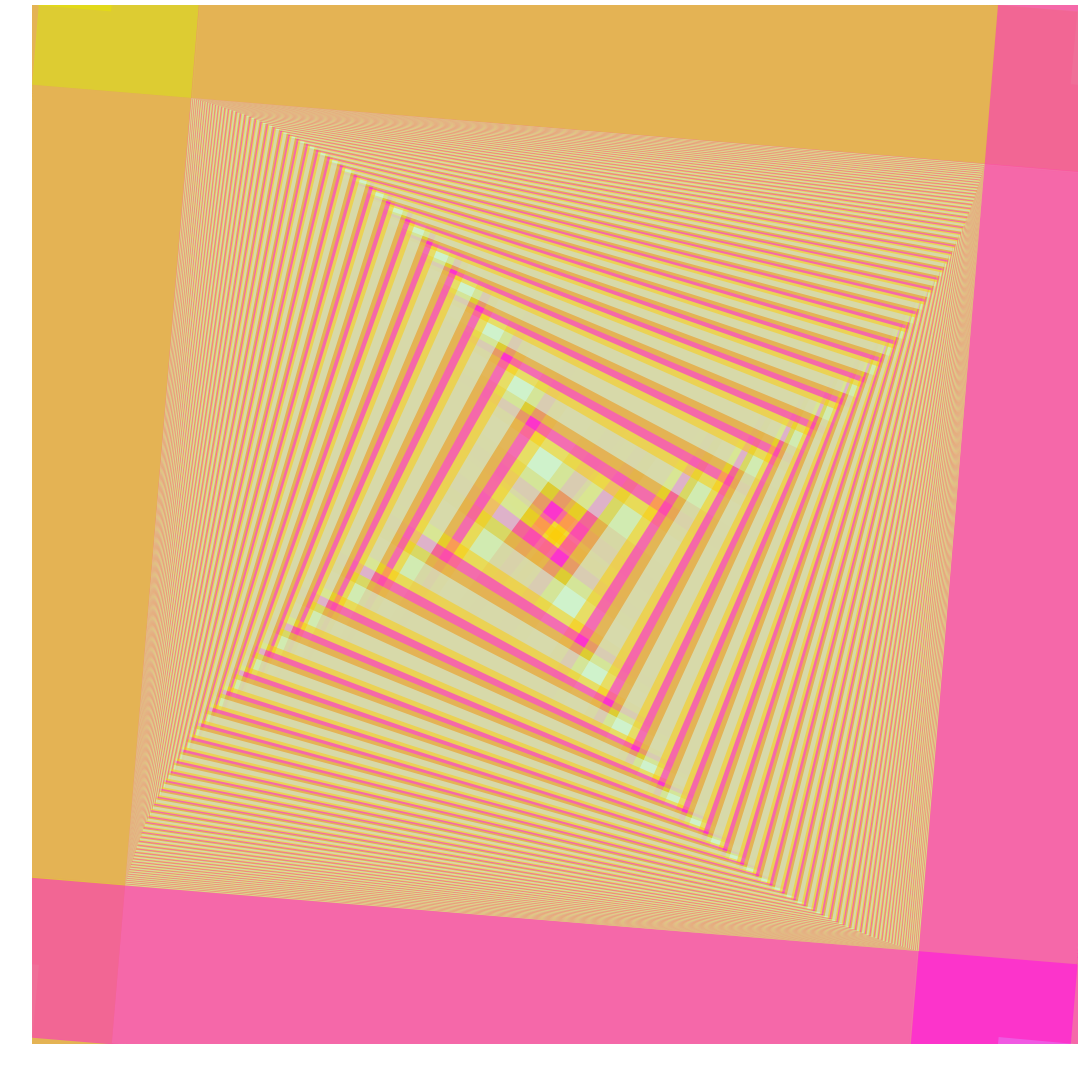

Recreate this plot in Python.
import numpy as np
import pylab as pl
from matplotlib import collections  as mc
import matplotlib
import random


#lines = [[(0, 1), (1, 1)], [(2, 3), (3, 3)], [(1, 2), (1, 3)]]
#c = np.array([(0, 0, 0, 1), (0, 1, 0, 1), (0, 0, 1, 1)])

lines = [[(0,0),(1,0)]]
c = np.array([(0.58,0,0.83,1)]) # purple
random.shuffle(c[0])
c[0][3] = .5
CC = c
c = np.array([(0,0,1,1)]) # blue
random.shuffle(c[0])
c[0][3] = .5
CC = np.append(CC, c, axis=0)
c = np.array([(0,1,.8,1)]) # green
random.shuffle(c[0])
c[0][3] = .5
CC = np.append(CC, c, axis=0)
c = np.array([(1,1,.8,1)]) # yellow
random.shuffle(c[0])
c[0][3] = .5
CC = np.append(CC, c, axis=0)
c = np.array([(1,0,.8,1)]) # red
random.shuffle(c[0])
c[0][3] = .5
CC = np.append(CC, c, axis=0)

#lines = [[(0,0),(1,0)]]
#c = np.array([(0.58,0,0.83,1)]) # purple
#CC = c
#c = np.array([(0,0,1,1)]) # blue
#CC = np.append(CC, c, axis=0)
#c = np.array([(0,1,0,1)]) # green
#CC = np.append(CC, c, axis=0)
#c = np.array([(1,1,0,1)]) # yellow
#CC = np.append(CC, c, axis=0)
#c = np.array([(1,0,0,1)]) # red
#CC = np.append(CC, c, axis=0)

CCC = [CC[0]]
cCounter = 0

def lineDraw(x1, y1, x2, y2, colorVec, counter):
	global CCC
	global cCounter
	CCC = np.append(colorVec, [CC[cCounter]], axis=0)
	lines.append([(x1,y1),(x2,y2)])
	cCounter = (counter + 1) % 5
	return
	
m = 0.0522
iter = 231
thickness = 114.751

for step in range(0,iter):
	lineDraw(x1=0, y1=0, x2=1, y2=0 + m*step, colorVec=CCC, counter=cCounter) # A
	lineDraw(x1=0, y1=0, x2=1 - m*step, y2=1, colorVec=CCC, counter=cCounter) # B
	lineDraw(x1=1, y1=0, x2=1 - m*step, y2=1, colorVec=CCC, counter=cCounter) # C
	lineDraw(x1=1, y1=0, x2=0, y2=1 - m*step, colorVec=CCC, counter=cCounter) # D
	lineDraw(x1=0, y1=1, x2=1, y2=1 + m*step, colorVec=CCC, counter=cCounter) # H
	lineDraw(x1=0, y1=1, x2=0 + m*step, y2=0, colorVec=CCC, counter=cCounter) # G
	lineDraw(x1=1, y1=1, x2=0 + m*step, y2=0, colorVec=CCC, counter=cCounter) # F
	lineDraw(x1=1, y1=1, x2=0, y2=1 - m*step, colorVec=CCC, counter=cCounter) # E

lc = mc.LineCollection(lines, colors=CCC, linewidths=thickness)
fig, ax = pl.subplots()
fig.set_size_inches(13.5, 13.5)
ax.add_collection(lc)
pl.axis('off')
pl.savefig('rainbow.png', pad_inches=0, bbox_inches='tight')
pl.show()
